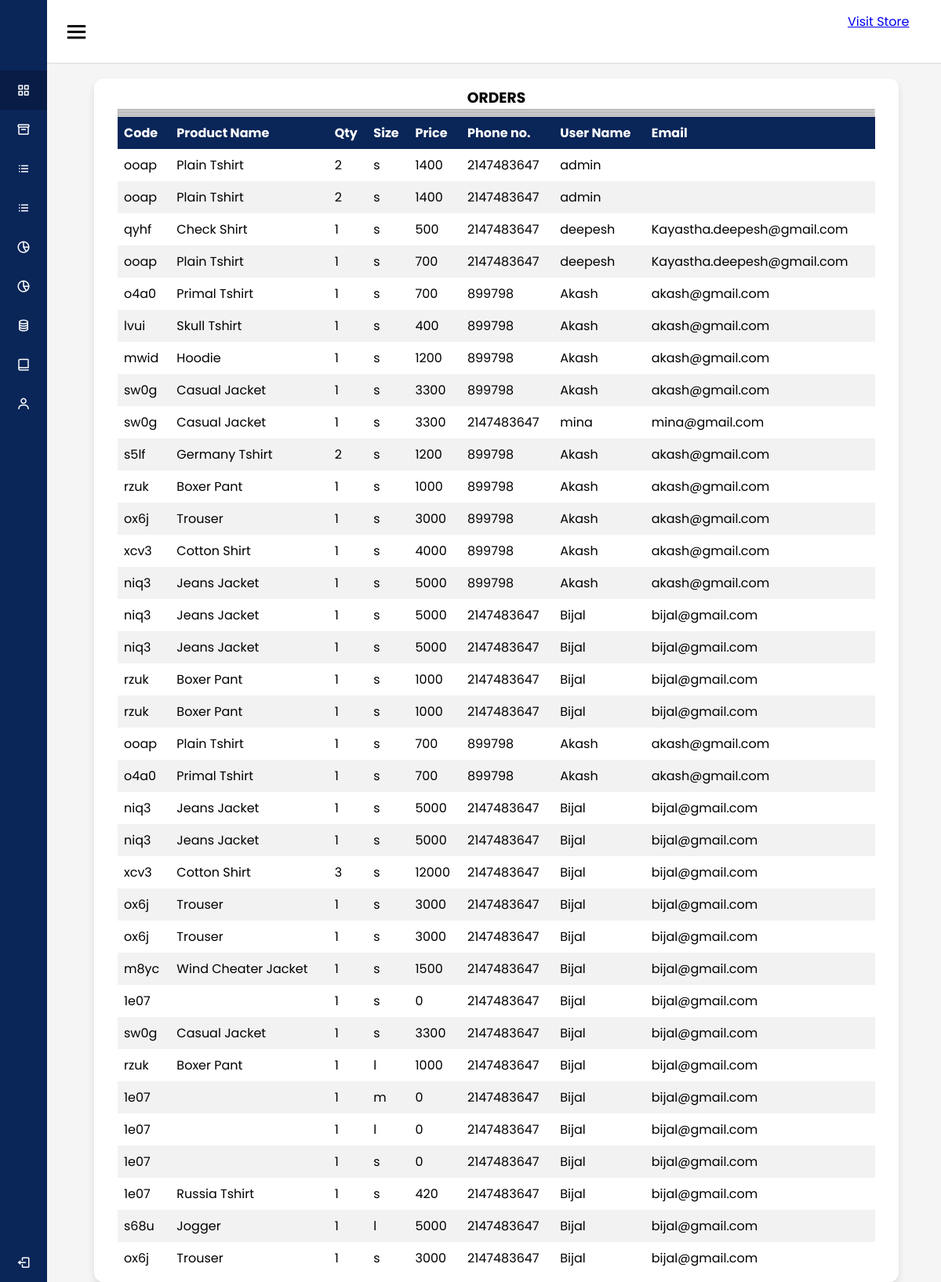
Screenshot of /admin/history1.php with the database file from the repository.
### tables this page shows
CREATE TABLE `history` (
  `code` varchar(100) NOT NULL,
  `product_name` varchar(1000) NOT NULL,
  `quantity` int(100) NOT NULL,
  `size` varchar(50) NOT NULL,
  `price` int(11) NOT NULL,
  `phone` int(11) NOT NULL,
  `email` varchar(1000) NOT NULL,
  `user_name` varchar(1000) NOT NULL,
  `brand` varchar(255) NOT NULL,
  `fabric` varchar(255) NOT NULL,
  `category` varchar(255) NOT NULL
);

### admin/history1.php (the view, shortened to what this page needs)
<?php
   include 'top.php';
?>
   <html>
     <head>
     </head>
            <body >
				 <font face="Maiandra GD">
				     <section><br><br><br><br>
					   <div class="wwe">
                         <div class="qwe">
					     <div class="tbl-header">
					      <center><b><h3> ORDERS</h3></b></center>	<hr><hr><hr><hr><hr>
					      <table cellpadding="0" cellspacing="0" border="0" width="100%" >
					        <thead>
					           <tr bgcolor="grey">
					            <b>
					             <th>Code</th>
					             <th>Product Name</th>
					             <th>Qty</th>
					             <th>Size</th>
					             <th>Price</th>
							 	 <th>Phone no.</th>
							  	 <th id="e">User Name</th>
							 	 <th id='u'>Email</th>
							 	 </b>
					            </tr>
					       </thead>
							           <?php
							              $conn=mysqli_connect("localhost","root","","kings");
								          $sql="SELECT * FROM history";
								          $result=mysqli_query($conn,$sql);
								          if(mysqli_num_rows($result)>0)
								          {
							           ?>
					    </div>
					    <div class="tbl-content">
					    			   <?php
										    while($row=mysqli_fetch_assoc($result))
											  {
											   echo "<tr>";
											   echo "<td>".$row['code']."</td><td>".$row['product_name']."</td><td>".$row['quantity']."</td>";
											   echo "<td>".$row['size']."</td><td>".$row['price']."</td><td>".$row['phone']."</td>";
											   echo "<td>".$row['user_name']."</td><td>".$row['email'];
											   echo "</tr>";
											  }
						                }?>
					    </div>
				     </section>
				 </font>
			</body>
   </html>

### admin/qwerty.css (style rules this page uses)
* { margin: 0; padding: 0; box-sizing: border-box; font-family: 'Poppins', sans-serif; }

### admin/history1.php (style rules this page uses)
.qwe { padding-left: 20px; padding-right: 20px; }
.wwe { width: 90%; background: #fff; padding: 10px 10px; margin: 0px 60px; border-radius: 12px; box-shadow: 0 5px 10px rgba(0, 0, 0, 0.1); }
table { border-collapse: collapse; width: 100%; }
th, td { text-align: left; padding: 8px; }
tr:nth-child(even) { background-color: #f2f2f2 }
th { background-color: #0A2558; color: white; }

### rows the page displays
history: code "ooap", product_name "Plain Tshirt", quantity "2", size "s", price "1400", phone "2147483647", user_name "admin"
history: code "ooap", product_name "Plain Tshirt", quantity "2", size "s", price "1400", phone "2147483647", user_name "admin"
history: code "qyhf", product_name "Check Shirt", quantity "1", size "s", price "500", phone "2147483647", user_name "deepesh", email "Kayastha.deepesh@gmail.com"
history: code "ooap", product_name "Plain Tshirt", quantity "1", size "s", price "700", phone "2147483647", user_name "deepesh", email "Kayastha.deepesh@gmail.com"
history: code "o4a0", product_name "Primal Tshirt", quantity "1", size "s", price "700", phone "899798", user_name "Akash", email "akash@gmail.com"
history: code "lvui", product_name "Skull Tshirt", quantity "1", size "s", price "400", phone "899798", user_name "Akash", email "akash@gmail.com"
history: code "mwid", product_name "Hoodie", quantity "1", size "s", price "1200", phone "899798", user_name "Akash", email "akash@gmail.com"
history: code "sw0g", product_name "Casual Jacket", quantity "1", size "s", price "3300", phone "899798", user_name "Akash", email "akash@gmail.com"
history: code "sw0g", product_name "Casual Jacket", quantity "1", size "s", price "3300", phone "2147483647", user_name "mina", email "mina@gmail.com"
history: code "s5lf", product_name "Germany Tshirt", quantity "2", size "s", price "1200", phone "899798", user_name "Akash", email "akash@gmail.com"
history: code "rzuk", product_name "Boxer Pant", quantity "1", size "s", price "1000", phone "899798", user_name "Akash", email "akash@gmail.com"
history: code "ox6j", product_name "Trouser", quantity "1", size "s", price "3000", phone "899798", user_name "Akash", email "akash@gmail.com"
history: code "xcv3", product_name "Cotton Shirt", quantity "1", size "s", price "4000", phone "899798", user_name "Akash", email "akash@gmail.com"
history: code "niq3", product_name "Jeans Jacket", quantity "1", size "s", price "5000", phone "899798", user_name "Akash", email "akash@gmail.com"
history: code "niq3", product_name "Jeans Jacket", quantity "1", size "s", price "5000", phone "2147483647", user_name "Bijal", email "bijal@gmail.com"
history: code "niq3", product_name "Jeans Jacket", quantity "1", size "s", price "5000", phone "2147483647", user_name "Bijal", email "bijal@gmail.com"
history: code "rzuk", product_name "Boxer Pant", quantity "1", size "s", price "1000", phone "2147483647", user_name "Bijal", email "bijal@gmail.com"
history: code "rzuk", product_name "Boxer Pant", quantity "1", size "s", price "1000", phone "2147483647", user_name "Bijal", email "bijal@gmail.com"
history: code "ooap", product_name "Plain Tshirt", quantity "1", size "s", price "700", phone "899798", user_name "Akash", email "akash@gmail.com"
history: code "o4a0", product_name "Primal Tshirt", quantity "1", size "s", price "700", phone "899798", user_name "Akash", email "akash@gmail.com"
history: code "niq3", product_name "Jeans Jacket", quantity "1", size "s", price "5000", phone "2147483647", user_name "Bijal", email "bijal@gmail.com"
history: code "niq3", product_name "Jeans Jacket", quantity "1", size "s", price "5000", phone "2147483647", user_name "Bijal", email "bijal@gmail.com"
history: code "xcv3", product_name "Cotton Shirt", quantity "3", size "s", price "12000", phone "2147483647", user_name "Bijal", email "bijal@gmail.com"
history: code "ox6j", product_name "Trouser", quantity "1", size "s", price "3000", phone "2147483647", user_name "Bijal", email "bijal@gmail.com"
history: code "ox6j", product_name "Trouser", quantity "1", size "s", price "3000", phone "2147483647", user_name "Bijal", email "bijal@gmail.com"
history: code "m8yc", product_name "Wind Cheater Jacket", quantity "1", size "s", price "1500", phone "2147483647", user_name "Bijal", email "bijal@gmail.com"
history: code "1e07", quantity "1", size "s", price "0", phone "2147483647", user_name "Bijal", email "bijal@gmail.com"
history: code "sw0g", product_name "Casual Jacket", quantity "1", size "s", price "3300", phone "2147483647", user_name "Bijal", email "bijal@gmail.com"
history: code "rzuk", product_name "Boxer Pant", quantity "1", size "l", price "1000", phone "2147483647", user_name "Bijal", email "bijal@gmail.com"
history: code "1e07", quantity "1", size "m", price "0", phone "2147483647", user_name "Bijal", email "bijal@gmail.com"
history: code "1e07", quantity "1", size "l", price "0", phone "2147483647", user_name "Bijal", email "bijal@gmail.com"
history: code "1e07", quantity "1", size "s", price "0", phone "2147483647", user_name "Bijal", email "bijal@gmail.com"
history: code "1e07", product_name "Russia Tshirt", quantity "1", size "s", price "420", phone "2147483647", user_name "Bijal", email "bijal@gmail.com"
history: code "s68u", product_name "Jogger", quantity "1", size "l", price "5000", phone "2147483647", user_name "Bijal", email "bijal@gmail.com"
history: code "ox6j", product_name "Trouser", quantity "1", size "s", price "3000", phone "2147483647", user_name "Bijal", email "bijal@gmail.com"
